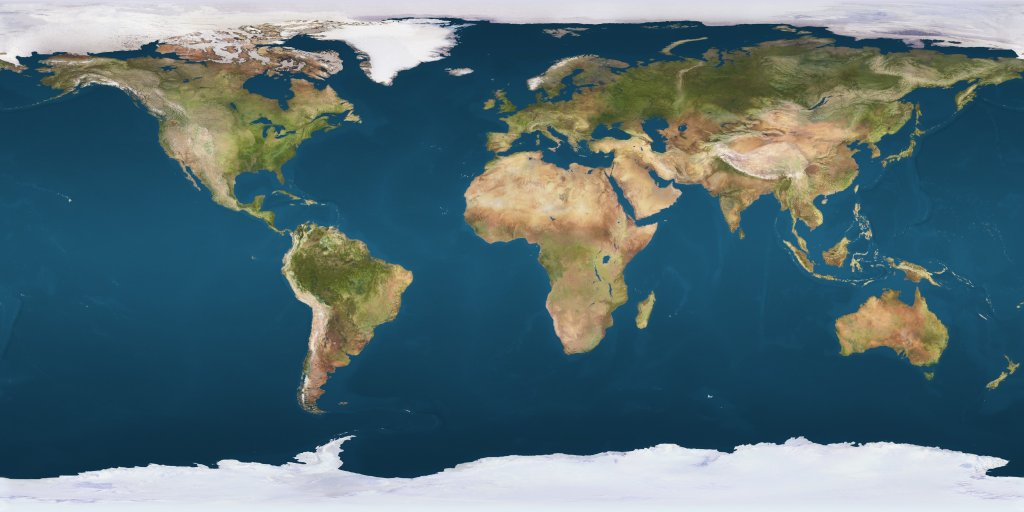
%> input picture Text/earthmap_s.jpg, 1024 x 512 px
$ octave --eval "main;"   (GNU Octave 9; MATLAB toolbox functions it lacks are replaced by stand-ins)
%> lines starting %> are read from the running program, lines starting %| are printed output that depends on the picture
% Rotating a globe
function main
    % Reads the JPEG image
    WM = imread('../Text/earthmap_s.jpg');
%> WM is the input picture: size 512x1024x3 uint8; mean R, G, B 85.6, 110.5, 118.1

    % Enables good closure at the image edge by copying the first column of
    % the map beyond the last column
    WM(:,end+1,:) = WM(:,1,:);
%> WM: size 512x1025x3 uint8

    % Computes the mean image intensity of the snow on the top edge of the
    % image. This will be used to fill the circles at the north and south
    % poles.
    snow = mean( mean(WM(1,:,:)));
%> snow = 221.4

    % Fetches the size of the map
    [WMr, WMc, clr] = size(WM);
%> WMr = 512; WMc = 1025; clr = 3

    % To calculate the size of the circles at the poles, we assume that the
    % map takes us to +/- 85 degrees of latitude, so we need the equivalent
    % of 5 degrees at the top and bottom of the map. This line calculates
    % how many rows represent 1 degree of latitude.
    rowsperdeglat = WMr/170
%> rowsperdeglat = 3.01

    % Shows the number of rows to add to the map
    add = floor(rowsperdeglat * 5)
%> add = 15

    % Computes the values of a single color layer by making an array with
    % ones(...) using the number of rows to add and the number of map
    % columns, and multiplying by the snow intensity.
    addlayer = uint8(ones(add, WMc) * snow);

    % Build the strips to add to the globe map by copying this layer to the
    % red, green, and blue layers of a new image array.
    toAdd(:,:,1) = addlayer;
    toAdd(:,:,2) = addlayer;
    toAdd(:,:,3) = addlayer;

    % Prepares the complete map by concatenating this image to the top and
    % bottom of the map.
    worldMap = [toAdd; WM; toAdd];
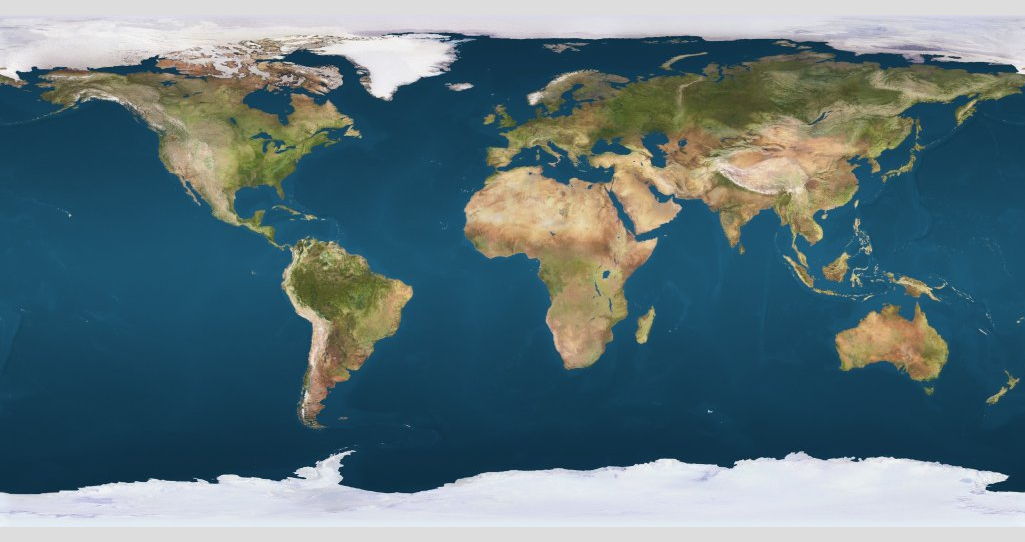
%> worldMap: size 542x1025x3 uint8; mean R, G, B 93.1, 116.6, 123.8

    % Retrieves the size of the map
    [nlat nlong clr] = size(worldMap)
%> nlat = 542; nlong = 1025

    % Prepare the vectors defining the plaid by spreading the map
    % dimensions across pi radians in latitude and 2*pi radians in
    % longitude.
    lat = double(0:nlat-1) * pi / nlat;
%> lat = 542 values from 0 to 3.14
    long = double(0:nlong-1) * 2 * pi / (nlong-1);
%> long = 1025 values from 0 to 6.28

    % Prepare the sphere
    [th phi] = meshgrid(long, lat);
    radius = 10;
    zz = radius * cos(phi);
    xx = radius * sin(phi) .* cos(th);
    yy = radius * sin(phi) .* sin(th);

    % Scale the image to double values between 0 and 1 as required by
    % surf(...)
    wM = double(worldMap) / 256;

    % Draw the surface as usual, using the image as the color distribution.
    surf(xx, yy, zz, wM);
    shading interp
    axis equal, axis off, axis tight

    % Special preparation of the surface luminosity and light
    % characteristics to prevent glare spots
    material dull
    th = 0;
    handle = light('Color',[1,1,1]); % a custom light source

    % The perpetual rotation with the angle th moving backward one degree
    % at a time
    for frame = 1:300
        th = th - 1;
        view([th 20]);
        % Keeps the light in the same position relative to the observer
        lightangle(handle, th+50, 20)
        % The usual pause to allow the drawing to take place for each
        % iteration
        pause(.03)
    end
%> `main;`:
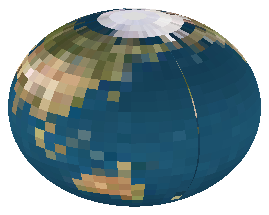
%> figure redrawn from the program's plot data
end

$ run again, with Text/Vienna.jpg copied over Text/earthmap_s.jpg
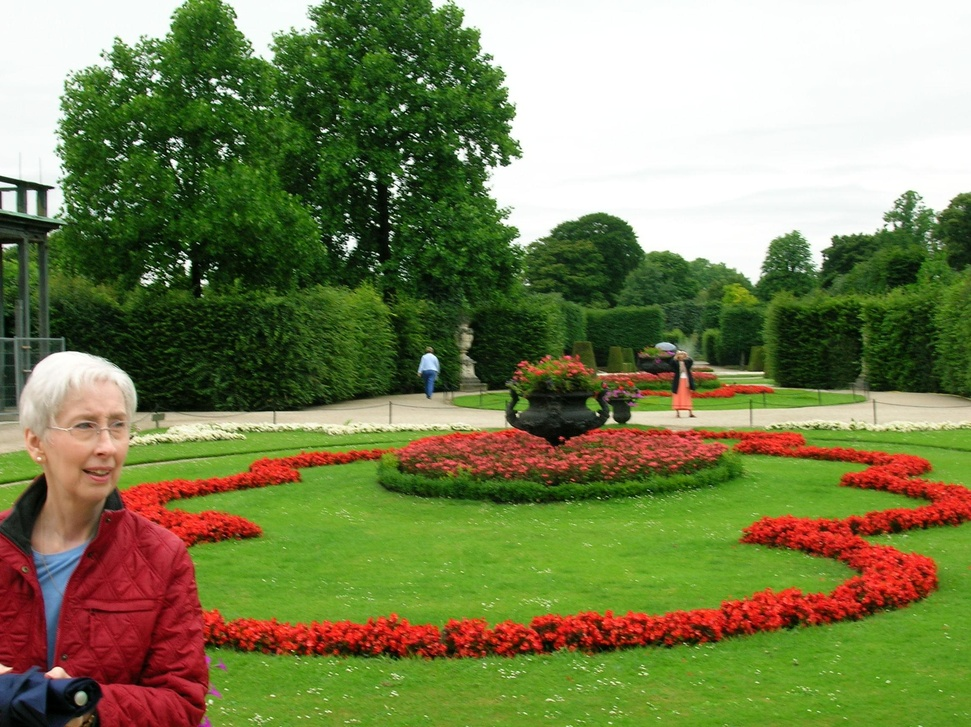
%> input picture Text/Vienna.jpg, 971 x 727 px, shrunk from 2288 x 1712 before the run
%> in main, WM is the input picture: size 727x971x3 uint8; mean R, G, B 121.5, 128.8, 81.9
%> WM: size 727x972x3 uint8
%> snow = 225.1
%> in main, `worldMap = [toAdd; WM; toAdd];`:
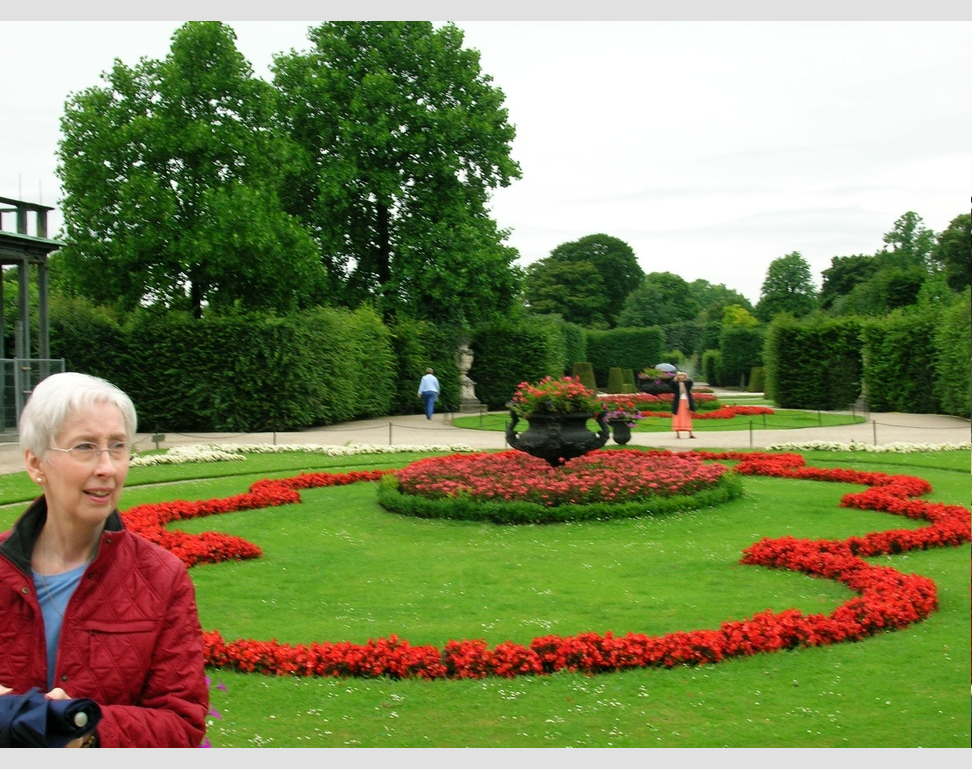
%> worldMap: size 769x972x3 uint8; mean R, G, B 127.1, 134.1, 89.7
%> `main;`:
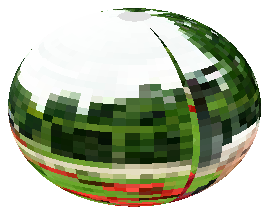
%> figure redrawn from the program's plot data
